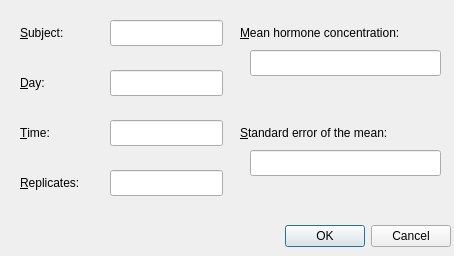
<?xml version="1.0" encoding="UTF-8"?>
<ui version="4.0">
 <class>AddEditHTSDialog</class>
 <widget class="QDialog" name="AddEditHTSDialog">
  <property name="geometry">
   <rect>
    <x>0</x>
    <y>0</y>
    <width>454</width>
    <height>256</height>
   </rect>
  </property>
  <property name="windowTitle">
   <string>OpenHTS- Add</string>
  </property>
  <widget class="QDialogButtonBox" name="buttonBox">
   <property name="geometry">
    <rect>
     <x>110</x>
     <y>220</y>
     <width>341</width>
     <height>32</height>
    </rect>
   </property>
   <property name="orientation">
    <enum>Qt::Horizontal</enum>
   </property>
   <property name="standardButtons">
    <set>QDialogButtonBox::Cancel|QDialogButtonBox::Ok</set>
   </property>
  </widget>
  <widget class="QLabel" name="label_2">
   <property name="geometry">
    <rect>
     <x>20</x>
     <y>20</y>
     <width>71</width>
     <height>26</height>
    </rect>
   </property>
   <property name="text">
    <string>&amp;Subject:</string>
   </property>
   <property name="buddy">
    <cstring>subjectlineEdit</cstring>
   </property>
  </widget>
  <widget class="QLabel" name="label_3">
   <property name="geometry">
    <rect>
     <x>20</x>
     <y>70</y>
     <width>71</width>
     <height>26</height>
    </rect>
   </property>
   <property name="text">
    <string>&amp;Day:</string>
   </property>
   <property name="buddy">
    <cstring>daylineEdit</cstring>
   </property>
  </widget>
  <widget class="QLineEdit" name="daylineEdit">
   <property name="geometry">
    <rect>
     <x>110</x>
     <y>70</y>
     <width>113</width>
     <height>26</height>
    </rect>
   </property>
   <property name="maxLength">
    <number>2</number>
   </property>
  </widget>
  <widget class="QLabel" name="label_4">
   <property name="geometry">
    <rect>
     <x>20</x>
     <y>120</y>
     <width>71</width>
     <height>26</height>
    </rect>
   </property>
   <property name="text">
    <string>&amp;Time:</string>
   </property>
   <property name="buddy">
    <cstring>timelineEdit</cstring>
   </property>
  </widget>
  <widget class="QLineEdit" name="timelineEdit">
   <property name="geometry">
    <rect>
     <x>110</x>
     <y>120</y>
     <width>113</width>
     <height>26</height>
    </rect>
   </property>
   <property name="maxLength">
    <number>5</number>
   </property>
  </widget>
  <widget class="QLineEdit" name="subjectlineEdit">
   <property name="geometry">
    <rect>
     <x>110</x>
     <y>20</y>
     <width>113</width>
     <height>26</height>
    </rect>
   </property>
  </widget>
  <widget class="QLabel" name="label_5">
   <property name="geometry">
    <rect>
     <x>20</x>
     <y>170</y>
     <width>71</width>
     <height>26</height>
    </rect>
   </property>
   <property name="text">
    <string>&amp;Replicates:</string>
   </property>
   <property name="buddy">
    <cstring>replineEdit</cstring>
   </property>
  </widget>
  <widget class="QLineEdit" name="replineEdit">
   <property name="geometry">
    <rect>
     <x>110</x>
     <y>170</y>
     <width>113</width>
     <height>26</height>
    </rect>
   </property>
   <property name="maxLength">
    <number>2</number>
   </property>
  </widget>
  <widget class="QLabel" name="label_6">
   <property name="geometry">
    <rect>
     <x>240</x>
     <y>20</y>
     <width>201</width>
     <height>26</height>
    </rect>
   </property>
   <property name="text">
    <string>&amp;Mean hormone concentration:</string>
   </property>
   <property name="buddy">
    <cstring>mhclineEdit</cstring>
   </property>
  </widget>
  <widget class="QLineEdit" name="mhclineEdit">
   <property name="geometry">
    <rect>
     <x>250</x>
     <y>50</y>
     <width>191</width>
     <height>26</height>
    </rect>
   </property>
   <property name="maxLength">
    <number>16</number>
   </property>
  </widget>
  <widget class="QLabel" name="label_7">
   <property name="geometry">
    <rect>
     <x>240</x>
     <y>120</y>
     <width>201</width>
     <height>26</height>
    </rect>
   </property>
   <property name="text">
    <string>&amp;Standard error of the mean:</string>
   </property>
   <property name="buddy">
    <cstring>semlineEdit</cstring>
   </property>
  </widget>
  <widget class="QLineEdit" name="semlineEdit">
   <property name="geometry">
    <rect>
     <x>250</x>
     <y>150</y>
     <width>191</width>
     <height>26</height>
    </rect>
   </property>
  </widget>
 </widget>
 <resources/>
 <connections>
  <connection>
   <sender>buttonBox</sender>
   <signal>accepted()</signal>
   <receiver>AddEditHTSDialog</receiver>
   <slot>accept()</slot>
   <hints>
    <hint type="sourcelabel">
     <x>248</x>
     <y>254</y>
    </hint>
    <hint type="destinationlabel">
     <x>157</x>
     <y>274</y>
    </hint>
   </hints>
  </connection>
  <connection>
   <sender>buttonBox</sender>
   <signal>rejected()</signal>
   <receiver>AddEditHTSDialog</receiver>
   <slot>reject()</slot>
   <hints>
    <hint type="sourcelabel">
     <x>316</x>
     <y>260</y>
    </hint>
    <hint type="destinationlabel">
     <x>286</x>
     <y>274</y>
    </hint>
   </hints>
  </connection>
 </connections>
</ui>
